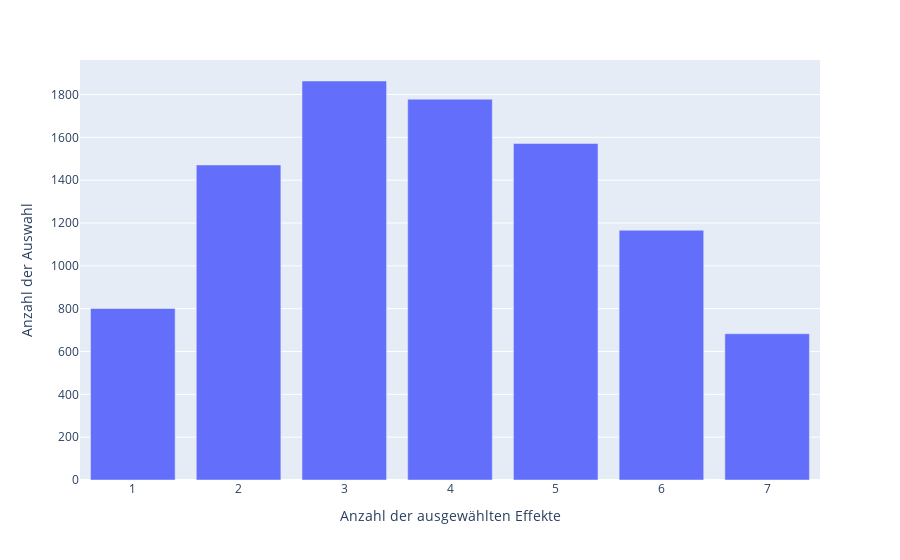

Notebook source saved alongside this figure:
### Code cell
px.bar(
    x=[i for i in range(1,max(out_map.keys()))],
    y=[out_map[i] if i in out_map else 0 for i in range(1,max(out_map.keys()))],
    labels={
        'x' : 'Anzahl der ausgewählten Effekte',
        'y' : 'Anzahl der Auswahl'
    }
)

### Figure 1 — Plotly figure (JSON) as saved in the notebook; plotly's stock layout.template omitted (floating-point values rounded to 4 significant figures)
{"data": [{"alignmentgroup": "True", "hovertemplate": "Anzahl der ausgewählten Effekte=%{x}<br>Anzahl der Auswahl=%{y}<extra></extra>", "legendgroup": "", "marker": {"color": "#636efa", "pattern": {"shape": ""}}, "name": "", "offsetgroup": "", "orientation": "v", "showlegend": false, "textposition": "auto", "type": "bar", "x": [1, 2, 3, 4, 5, 6, 7], "xaxis": "x", "y": [801, 1471, 1863, 1778, 1571, 1166, 683], "yaxis": "y"}], "layout": {"autosize": true, "barmode": "relative", "legend": {"tracegroupgap": 0}, "margin": {"t": 60}, "xaxis": {"anchor": "y", "autorange": true, "domain": [0, 1], "range": [0.5, 7.5], "title": {"text": "Anzahl der ausgewählten Effekte"}, "type": "linear"}, "yaxis": {"anchor": "x", "autorange": true, "domain": [0, 1], "range": [0, 1961.0], "title": {"text": "Anzahl der Auswahl"}, "type": "linear"}}}
